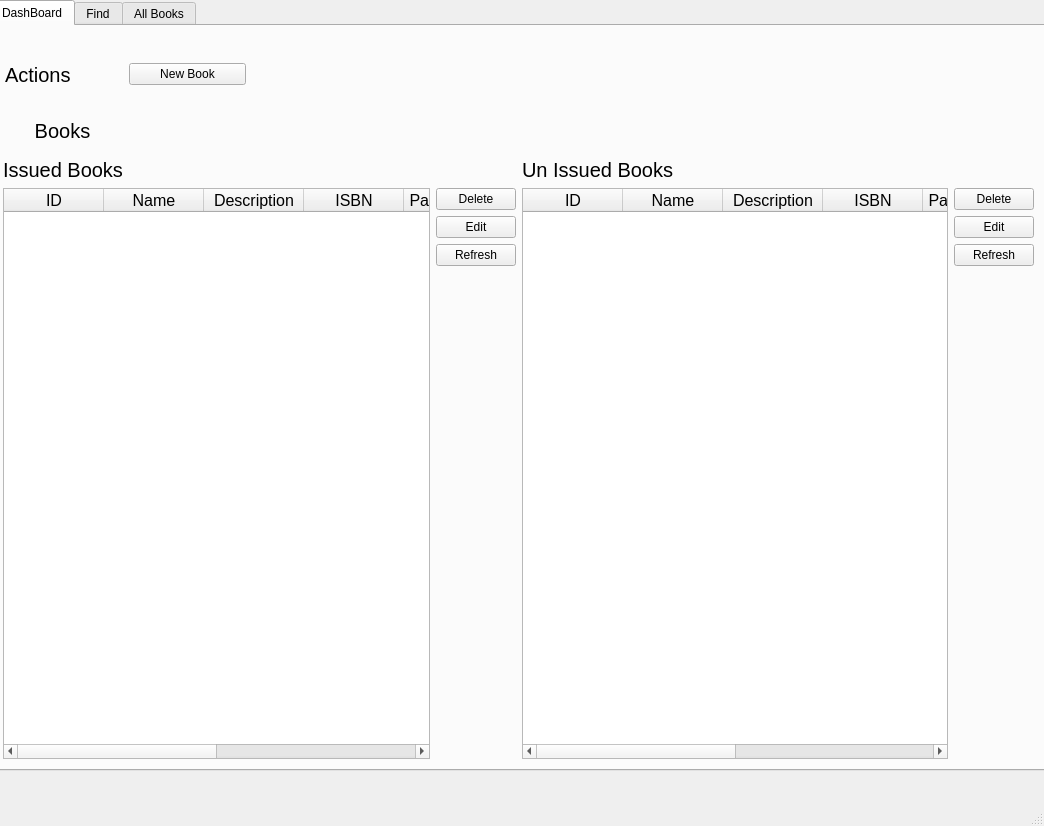
<?xml version="1.0" encoding="UTF-8"?>
<ui version="4.0">
 <class>MainWindow</class>
 <widget class="QMainWindow" name="MainWindow">
  <property name="geometry">
   <rect>
    <x>0</x>
    <y>0</y>
    <width>1044</width>
    <height>826</height>
   </rect>
  </property>
  <property name="windowTitle">
   <string>MainWindow</string>
  </property>
  <widget class="QWidget" name="centralwidget">
   <widget class="QTabWidget" name="tabWidget">
    <property name="geometry">
     <rect>
      <x>-10</x>
      <y>0</y>
      <width>1141</width>
      <height>771</height>
     </rect>
    </property>
    <property name="currentIndex">
     <number>0</number>
    </property>
    <widget class="QWidget" name="dashboard_tab">
     <attribute name="title">
      <string>DashBoard</string>
     </attribute>
     <widget class="QWidget" name="layoutWidget">
      <property name="geometry">
       <rect>
        <x>11</x>
        <y>132</y>
        <width>1031</width>
        <height>601</height>
       </rect>
      </property>
      <layout class="QHBoxLayout" name="horizontalLayout_3">
       <item>
        <layout class="QVBoxLayout" name="verticalLayout_6">
         <item>
          <widget class="QLabel" name="label_3">
           <property name="font">
            <font>
             <pointsize>15</pointsize>
            </font>
           </property>
           <property name="text">
            <string>Issued Books</string>
           </property>
           <property name="alignment">
            <set>Qt::AlignLeading|Qt::AlignLeft|Qt::AlignVCenter</set>
           </property>
          </widget>
         </item>
         <item>
          <layout class="QHBoxLayout" name="horizontalLayout">
           <item>
            <widget class="QTableWidget" name="issued_books_table">
             <property name="font">
              <font>
               <pointsize>12</pointsize>
              </font>
             </property>
             <property name="columnCount">
              <number>8</number>
             </property>
             <column>
              <property name="text">
               <string>ID</string>
              </property>
             </column>
             <column>
              <property name="text">
               <string>Name</string>
              </property>
             </column>
             <column>
              <property name="text">
               <string>Description</string>
              </property>
             </column>
             <column>
              <property name="text">
               <string>ISBN</string>
              </property>
             </column>
             <column>
              <property name="text">
               <string>Page_Count</string>
              </property>
             </column>
             <column>
              <property name="text">
               <string>Issued</string>
              </property>
             </column>
             <column>
              <property name="text">
               <string>Author</string>
              </property>
             </column>
             <column>
              <property name="text">
               <string>Year</string>
              </property>
             </column>
            </widget>
           </item>
           <item>
            <layout class="QVBoxLayout" name="verticalLayout_3">
             <item>
              <layout class="QVBoxLayout" name="verticalLayout">
               <item>
                <widget class="QPushButton" name="delete_issued">
                 <property name="text">
                  <string>Delete</string>
                 </property>
                </widget>
               </item>
               <item>
                <widget class="QPushButton" name="edit_issued">
                 <property name="text">
                  <string>Edit</string>
                 </property>
                </widget>
               </item>
               <item>
                <widget class="QPushButton" name="refresh_issued">
                 <property name="text">
                  <string>Refresh</string>
                 </property>
                </widget>
               </item>
              </layout>
             </item>
             <item>
              <spacer name="verticalSpacer">
               <property name="orientation">
                <enum>Qt::Vertical</enum>
               </property>
               <property name="sizeHint" stdset="0">
                <size>
                 <width>48</width>
                 <height>98</height>
                </size>
               </property>
              </spacer>
             </item>
            </layout>
           </item>
          </layout>
         </item>
        </layout>
       </item>
       <item>
        <layout class="QVBoxLayout" name="verticalLayout_7">
         <item>
          <widget class="QLabel" name="label_4">
           <property name="font">
            <font>
             <pointsize>15</pointsize>
            </font>
           </property>
           <property name="text">
            <string>Un Issued Books</string>
           </property>
           <property name="alignment">
            <set>Qt::AlignLeading|Qt::AlignLeft|Qt::AlignVCenter</set>
           </property>
          </widget>
         </item>
         <item>
          <layout class="QHBoxLayout" name="horizontalLayout_2">
           <item>
            <widget class="QTableWidget" name="unissued_books_table">
             <property name="font">
              <font>
               <pointsize>12</pointsize>
              </font>
             </property>
             <property name="columnCount">
              <number>8</number>
             </property>
             <column>
              <property name="text">
               <string>ID</string>
              </property>
             </column>
             <column>
              <property name="text">
               <string>Name</string>
              </property>
             </column>
             <column>
              <property name="text">
               <string>Description</string>
              </property>
             </column>
             <column>
              <property name="text">
               <string>ISBN</string>
              </property>
             </column>
             <column>
              <property name="text">
               <string>Page_Count</string>
              </property>
             </column>
             <column>
              <property name="text">
               <string>Issued</string>
              </property>
             </column>
             <column>
              <property name="text">
               <string>Author</string>
              </property>
             </column>
             <column>
              <property name="text">
               <string>Year</string>
              </property>
             </column>
            </widget>
           </item>
           <item>
            <layout class="QVBoxLayout" name="verticalLayout_4">
             <item>
              <layout class="QVBoxLayout" name="verticalLayout_2">
               <item>
                <widget class="QPushButton" name="delete_unissued">
                 <property name="text">
                  <string>Delete</string>
                 </property>
                </widget>
               </item>
               <item>
                <widget class="QPushButton" name="edit_unissued">
                 <property name="text">
                  <string>Edit</string>
                 </property>
                </widget>
               </item>
               <item>
                <widget class="QPushButton" name="refresh_unissued">
                 <property name="text">
                  <string>Refresh</string>
                 </property>
                </widget>
               </item>
              </layout>
             </item>
             <item>
              <spacer name="verticalSpacer_2">
               <property name="orientation">
                <enum>Qt::Vertical</enum>
               </property>
               <property name="sizeHint" stdset="0">
                <size>
                 <width>48</width>
                 <height>98</height>
                </size>
               </property>
              </spacer>
             </item>
            </layout>
           </item>
          </layout>
         </item>
        </layout>
       </item>
      </layout>
     </widget>
     <widget class="QLabel" name="label_2">
      <property name="geometry">
       <rect>
        <x>20</x>
        <y>90</y>
        <width>101</width>
        <height>30</height>
       </rect>
      </property>
      <property name="font">
       <font>
        <pointsize>15</pointsize>
       </font>
      </property>
      <property name="text">
       <string>Books</string>
      </property>
      <property name="alignment">
       <set>Qt::AlignCenter</set>
      </property>
     </widget>
     <widget class="QWidget" name="">
      <property name="geometry">
       <rect>
        <x>13</x>
        <y>23</y>
        <width>241</width>
        <height>51</height>
       </rect>
      </property>
      <layout class="QHBoxLayout" name="horizontalLayout_5">
       <item>
        <widget class="QLabel" name="label">
         <property name="font">
          <font>
           <pointsize>15</pointsize>
          </font>
         </property>
         <property name="text">
          <string>Actions</string>
         </property>
         <property name="alignment">
          <set>Qt::AlignLeading|Qt::AlignLeft|Qt::AlignVCenter</set>
         </property>
        </widget>
       </item>
       <item>
        <widget class="QPushButton" name="new_book_btn">
         <property name="text">
          <string>New Book</string>
         </property>
        </widget>
       </item>
      </layout>
     </widget>
    </widget>
    <widget class="QWidget" name="find_tab">
     <attribute name="title">
      <string>Find</string>
     </attribute>
     <widget class="QWidget" name="layoutWidget">
      <property name="geometry">
       <rect>
        <x>10</x>
        <y>0</y>
        <width>1031</width>
        <height>741</height>
       </rect>
      </property>
      <layout class="QVBoxLayout" name="verticalLayout_8">
       <item>
        <layout class="QHBoxLayout" name="horizontalLayout_4">
         <item>
          <widget class="QLabel" name="label_5">
           <property name="font">
            <font>
             <pointsize>15</pointsize>
            </font>
           </property>
           <property name="text">
            <string>Search By ID</string>
           </property>
           <property name="alignment">
            <set>Qt::AlignCenter</set>
           </property>
          </widget>
         </item>
         <item>
          <widget class="QLineEdit" name="search_input"/>
         </item>
         <item>
          <widget class="QPushButton" name="search_btn">
           <property name="text">
            <string>Search</string>
           </property>
          </widget>
         </item>
        </layout>
       </item>
       <item>
        <widget class="QTableWidget" name="search_table">
         <property name="columnCount">
          <number>8</number>
         </property>
         <column>
          <property name="text">
           <string>ID</string>
          </property>
         </column>
         <column>
          <property name="text">
           <string>Name</string>
          </property>
         </column>
         <column>
          <property name="text">
           <string>Description</string>
          </property>
         </column>
         <column>
          <property name="text">
           <string>ISBN</string>
          </property>
         </column>
         <column>
          <property name="text">
           <string>Page_Count</string>
          </property>
         </column>
         <column>
          <property name="text">
           <string>Issued</string>
          </property>
         </column>
         <column>
          <property name="text">
           <string>Author</string>
          </property>
         </column>
         <column>
          <property name="text">
           <string>Year</string>
          </property>
         </column>
        </widget>
       </item>
      </layout>
     </widget>
    </widget>
    <widget class="QWidget" name="all_books_tab">
     <attribute name="title">
      <string>All Books</string>
     </attribute>
     <widget class="QTableWidget" name="all_books_table">
      <property name="geometry">
       <rect>
        <x>30</x>
        <y>100</y>
        <width>1001</width>
        <height>631</height>
       </rect>
      </property>
      <property name="font">
       <font>
        <pointsize>12</pointsize>
       </font>
      </property>
      <property name="columnCount">
       <number>8</number>
      </property>
      <column>
       <property name="text">
        <string>ID</string>
       </property>
      </column>
      <column>
       <property name="text">
        <string>Name</string>
       </property>
      </column>
      <column>
       <property name="text">
        <string>Description</string>
       </property>
      </column>
      <column>
       <property name="text">
        <string>ISBN</string>
       </property>
      </column>
      <column>
       <property name="text">
        <string>Page_Count</string>
       </property>
      </column>
      <column>
       <property name="text">
        <string>Issued</string>
       </property>
      </column>
      <column>
       <property name="text">
        <string>Author</string>
       </property>
      </column>
      <column>
       <property name="text">
        <string>Year</string>
       </property>
      </column>
     </widget>
     <widget class="QWidget" name="layoutWidget">
      <property name="geometry">
       <rect>
        <x>30</x>
        <y>10</y>
        <width>111</width>
        <height>71</height>
       </rect>
      </property>
      <layout class="QVBoxLayout" name="verticalLayout_9">
       <item>
        <widget class="QLabel" name="label_6">
         <property name="font">
          <font>
           <pointsize>15</pointsize>
          </font>
         </property>
         <property name="text">
          <string>All Books</string>
         </property>
        </widget>
       </item>
       <item>
        <widget class="QPushButton" name="refresh_btn">
         <property name="text">
          <string>Refresh</string>
         </property>
        </widget>
       </item>
      </layout>
     </widget>
    </widget>
   </widget>
  </widget>
  <widget class="QMenuBar" name="menubar">
   <property name="geometry">
    <rect>
     <x>0</x>
     <y>0</y>
     <width>1044</width>
     <height>26</height>
    </rect>
   </property>
  </widget>
  <widget class="QStatusBar" name="statusbar"/>
 </widget>
 <resources/>
 <connections/>
</ui>
